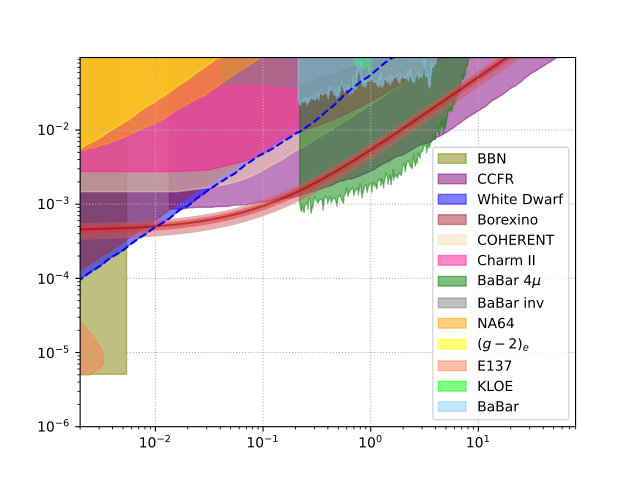

Python code for this plot:
#from scipy.interpolate import InterpolatedUnivariateSpline
#import math
from scipy import integrate
from scipy.interpolate import interp1d
import numpy as np
import matplotlib.pyplot as plt

step = 5001
mmu = 105.6583755*1e-3
delalpha = 251*1e-11
delalpha_upper_1sig = (251+1*59)*1e-11
delalpha_lower_1sig = (251-1*59)*1e-11
delalpha_upper_2sig = (251+2*59)*1e-11
delalpha_lower_2sig = (251-2*59)*1e-11

def f_int(x,y):
    return integrate.quad(lambda t: (y**2/(4*(np.pi)**2))*(t**2*(1-t))/(t**2+((1-t)/(mmu/x)**2)), 0.0, 1.0)[0]

gm2_upper = np.loadtxt('/Users/shihyentseng/local/muon_gm2/gm2_upper.txt')
gm2_lower = np.loadtxt('/Users/shihyentseng/local/muon_gm2/gm2_lower.txt')

f_gm2_upper = interp1d(gm2_upper[:,0], gm2_upper[:,1], kind='linear', axis=0, fill_value="extrapolate")
f_gm2_lower = interp1d(gm2_lower[:,0], gm2_lower[:,1], kind='linear', axis=0, fill_value="extrapolate")

gm2_upper_new = np.empty([step,2])
gm2_lower_new = np.empty([step,2])

for i in range(step):
    gm2_upper_new[i,0] = i*(50.0-0.003)/(step-1)
    gm2_upper_new[i,1] = f_gm2_upper(i*(50.0-0.003)/(step-1))
    gm2_lower_new[i,0] = i*(50.0-0.003)/(step-1)
    gm2_lower_new[i,1] = f_gm2_lower(i*(50.0-0.003)/(step-1))

BaBar = np.loadtxt('/Users/shihyentseng/local/muon_gm2/BaBar.txt')
BaBar4mu = np.loadtxt('/Users/shihyentseng/local/muon_gm2/BaBar4mu.txt')
BaBar_inv = np.loadtxt('/Users/shihyentseng/local/muon_gm2/BaBar_inv.txt')
CMS4mu = np.loadtxt('/Users/shihyentseng/local/muon_gm2/CMS4mu.txt')
elegm2 = np.loadtxt('/Users/shihyentseng/local/muon_gm2/elegm2.txt')
NA64 = np.loadtxt('/Users/shihyentseng/local/muon_gm2/NA64.txt')
Charm2 = np.loadtxt('/Users/shihyentseng/local/muon_gm2/Charm2.txt')
COHERENT= np.loadtxt('/Users/shihyentseng/local/muon_gm2/COHERENT.txt')
Borexino = np.loadtxt('/Users/shihyentseng/local/muon_gm2/Borexino.txt')
CCFR = np.loadtxt('/Users/shihyentseng/local/muon_gm2/CCFR.txt')
KLOE = np.loadtxt('/Users/shihyentseng/local/muon_gm2/KLOE.txt')
BBN = np.loadtxt('/Users/shihyentseng/local/muon_gm2/BBN.txt')
E137_upper = np.loadtxt('/Users/shihyentseng/local/muon_gm2/E137_upper.txt')
E137_lower = np.loadtxt('/Users/shihyentseng/local/muon_gm2/E137_lower.txt')
White_Dwarfs = np.loadtxt('/Users/shihyentseng/local/muon_gm2/White_Dwarfs.txt')

f_elegm2 = interp1d(elegm2[:,0], elegm2[:,1], kind='linear', axis=0, fill_value="extrapolate")
f_NA64 = interp1d(NA64[:,0], NA64[:,1], kind='linear', axis=0, fill_value="extrapolate")
f_Charm2= interp1d(Charm2[:,0], Charm2[:,1], kind='linear', axis=0, fill_value="extrapolate")
f_COHERENT = interp1d(COHERENT[:,0], COHERENT[:,1], kind='linear', axis=0, fill_value="extrapolate")
f_Borexino = interp1d(Borexino[:,0], Borexino[:,1], kind='linear', axis=0, fill_value="extrapolate")
f_BBN = interp1d(BBN[:,0], BBN[:,1], kind='linear', axis=0, fill_value="extrapolate")
f_E137_upper = interp1d(E137_upper[:,0], E137_upper[:,1], kind='linear', axis=0, fill_value="extrapolate")
f_E137_lower = interp1d(E137_lower[:,0], E137_lower[:,1], kind='linear', axis=0, fill_value="extrapolate")
f_White_Dwarfs = interp1d(White_Dwarfs[:,0], White_Dwarfs[:,1], kind='linear', axis=0, fill_value="extrapolate")

elegm2_new = np.empty([step,2])
NA64_new = np.empty([step,2])
Charm2_new = np.empty([step,2])
COHERENT_new = np.empty([step,2])
Borexino_new = np.empty([step,2])
BBN_new = np.empty([step,2])
E137_upper_new = np.empty([step,2])
E137_lower_new = np.empty([step,2])
White_Dwarfs_new = np.empty([step,2])

for i in range(step):
    elegm2_new[i,0] = i*(0.1-0.003)/(step-1)
    elegm2_new[i,1] = f_elegm2(i*(0.1-0.003)/(step-1))
    NA64_new[i,0] = i*(0.1-0.003)/(step-1)
    NA64_new[i,1] = f_NA64(i*(0.1-0.003)/(step-1))
    Charm2_new[i,0] = i*(8e1-0.0021)/(step-1)
    Charm2_new[i,1] = f_Charm2(i*(8e1-0.0021)/(step-1))
    COHERENT_new[i,0] = i*(8e1-0.0021)/(step-1)
    COHERENT_new[i,1] = f_COHERENT(i*(8e1-0.0021)/(step-1))
    Borexino_new[i,0] = i*(0.219-0.0021)/(step-1)
    Borexino_new[i,1] = f_Borexino(i*(0.219-0.0021)/(step-1))
    BBN_new[i,0] = i*(0.0075-0.0021)/(step-1)
    BBN_new[i,1] = f_BBN(i*(0.0075-0.0021)/(step-1))
    E137_upper_new[i,0] = i*(0.007-0.002)/(step-1)
    E137_upper_new[i,1] = f_E137_upper(i*(0.007-0.002)/(step-1))
    E137_lower_new[i,0] = i*(0.007-0.002)/(step-1)
    E137_lower_new[i,1] = f_E137_lower(i*(0.007-0.002)/(step-1))
    White_Dwarfs_new[i,0] = i*(2-0.002)/(step-1)
    White_Dwarfs_new[i,1] = f_White_Dwarfs(i*(2-0.002)/(step-1))

####################
# Plot Constraints #
####################

xmin, xmax = np.log10(2e-3), np.log10(8e1)
ymin, ymax = np.log10(1e-6), np.log10(9.5e-2)

plt.xlim(10**(xmin), 10**(xmax))
plt.ylim(10**(ymin), 10**(ymax))
plt.xscale('log')
plt.yscale('log')
plt.grid(linestyle='dotted')

f_int_vec = np.vectorize(f_int)
delta = 300
xlist = np.linspace(xmin, xmax, delta)
ylist = np.linspace(ymin, ymax, delta)
X, Y = np.meshgrid(xlist, ylist)
Z = f_int_vec(10**X, 10**Y)

#BBN
plt.fill_between(BBN_new[:,0], BBN_new[:,1], 9.5e-2, where=(BBN_new[:,1] <= 9.5e-2), color='olive', alpha=0.5, interpolate=True, label="BBN")

#CCFR
plt.fill_between(CCFR[:,0], CCFR[:,1], 9.5e-2, where=(CCFR[:,1] <= 9.5e-2), color='purple', alpha=0.5, interpolate=True, label="CCFR")

#White Dwarf
plt.fill_between(White_Dwarfs_new[:,0], White_Dwarfs_new[:,1], 9.5e-2, where=(White_Dwarfs_new[:,1] <= 9.5e-2), color='blue', alpha=0.5, interpolate=True, label="White Dwarf")
plt.plot(White_Dwarfs_new[:,0], White_Dwarfs_new[:,1], c='blue', alpha=1, linestyle='--')

#Borexino
plt.fill_between(Borexino_new[:,0], Borexino_new[:,1], 9.5e-2, where=(Borexino_new[:,1] <= 9.5e-2), color='brown', alpha=0.5, interpolate=True, label="Borexino")

#COHERENT
plt.fill_between(COHERENT_new[:,0], COHERENT_new[:,1], 9.5e-2, where=(COHERENT_new[:,1] <= 9.5e-2), color='wheat', alpha=0.5, interpolate=True, label="COHERENT")

#Charm II
plt.fill_between(Charm2_new[:,0], Charm2_new[:,1], 9.5e-2, where=(Charm2_new[:,1] <= 9.5e-2), color='deeppink', alpha=0.5, interpolate=True, label="Charm II")

#BaBar 4mu
plt.fill_between(BaBar4mu[:,0], BaBar4mu[:,1], 9.5e-2, where=(BaBar4mu[:,1] <= 9.5e-2), color='green', alpha=0.5, interpolate=True, label="BaBar 4$\mu$")

#BaBar inv
plt.fill_between(BaBar_inv[:,0], BaBar_inv[:,1], 9.5e-2, where=(BaBar_inv[:,1] <= 9.5e-2), color='gray', alpha=0.5, interpolate=True, label="BaBar inv")

#NA64
plt.fill_between(NA64_new[:,0], NA64_new[:,1], 9.5e-2, where=(NA64_new[:,1] <= 9.5e-2), color='orange', alpha=0.5, interpolate=True, label="NA64")

#electron g-2
plt.fill_between(elegm2_new[:,0], elegm2_new[:,1], 9.5e-2, where=(elegm2_new[:,1] <= 9.5e-2), color='yellow', alpha=0.5, interpolate=True, label="$(g-2)_{e}$")

#E137
plt.fill_between(E137_lower_new[:,0], E137_lower_new[:,1], E137_upper_new[:,1], where=(E137_lower_new[:,1] <= E137_upper_new[:,1]), color='coral', alpha=0.5, interpolate=True, label="E137")

#KLOE
plt.fill_between(KLOE[:,0], KLOE[:,1], 9.5e-2, where=(KLOE[:,1] <= 9.5e-2), color='lime', alpha=0.5, interpolate=True, label="KLOE")

#BaBar
plt.fill_between(BaBar[:,0], BaBar[:,1], 9.5e-2, where=(BaBar[:,1] <= 9.5e-2), color='lightskyblue', alpha=0.5, interpolate=True, label="BaBar")

#CMS 4mu
#plt.fill_between(CMS4mu[:,0], CMS4mu[:,1], 9.5e-2, where=(CMS4mu[:,1] <= 9.5e-2), color='silver', alpha=1, interpolate=True)

#muon g-2
con_cen = plt.contour(10**X, 10**Y, Z, [delalpha], colors='darkred', alpha=0.5)
con_1sig = plt.contourf(10**X, 10**Y, Z, [delalpha_lower_1sig,delalpha_upper_1sig], colors='red', alpha=0.5)
con_2sig = plt.contourf(10**X, 10**Y, Z, [delalpha_lower_2sig,delalpha_upper_2sig], colors='indianred', alpha=0.5)

plt.legend(loc='lower right')
plt.savefig('/Users/shihyentseng/local/muon_gm2/constraint.pdf')
plt.show()
